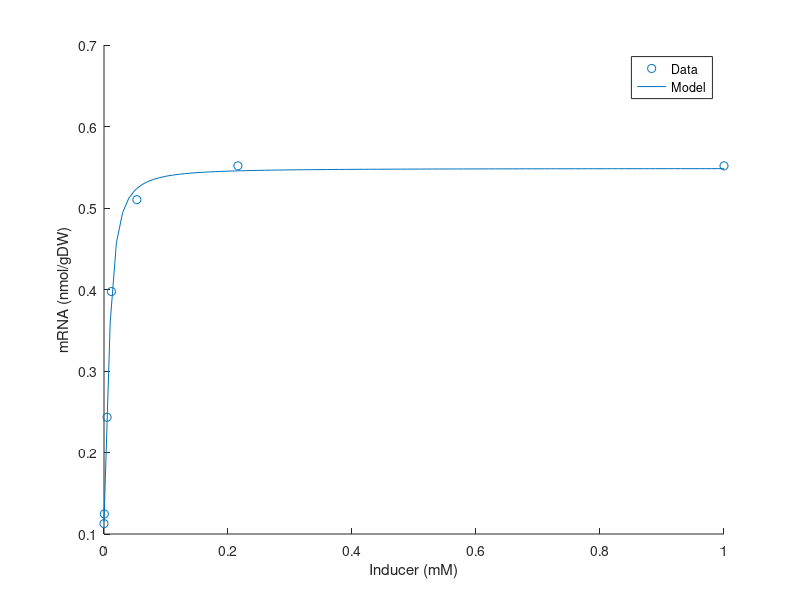

Here is the MATLAB script that generated this plot:
%Initialization
I=[0 5e-4 0.005 0.012 0.053 0.216 1.0];
I_model=0:0.01:1;
N=[19 21 41 67 86 93 93];

%Parameter values found by fitting I vs. mRNA using MATLAB Curve Toolbar
kx=0.549;
w1=0.2646;
w2=1344;
k=0.7994;
n=1.531;

%Calculating corrected mRNA levels and fitted model
mRNA=N./(6.02*10e23).*10e9.*10e8./(280*10e-7);
mRNA_model=kx.*(w1+w2.*((I_model.^n)./(k^n+I_model.^n)))./(1+w1+w2.*((I_model.^n)./(k^n+I_model.^n)));

%Plotting Data
scatter(I,mRNA)
xlabel('Inducer (mM)')
ylabel('mRNA (nmol/gDW)')
hold on
plot(I_model,mRNA_model)
legend('Data','Model')